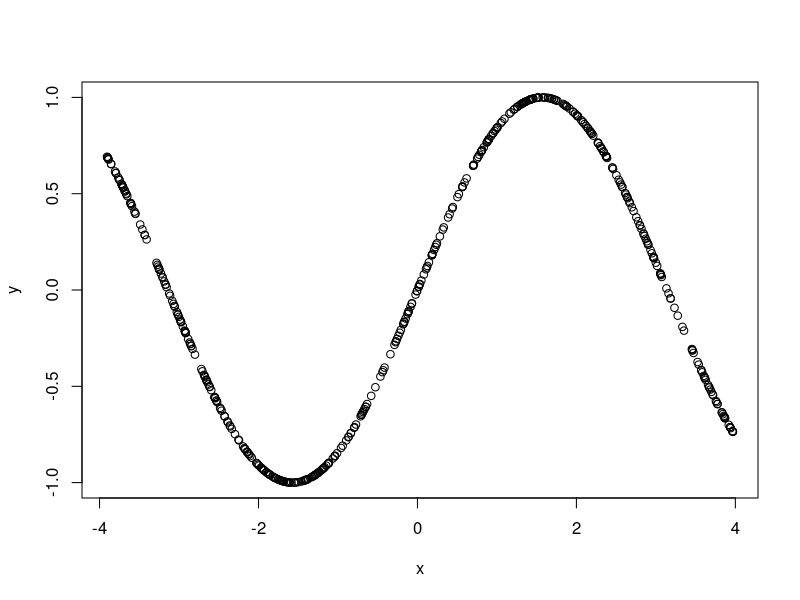

Source code (R): (Note: this script raises an error after producing the figure.)
# produce the training data in dat
x <- runif(500, -4, 4)
y <- sin(x)
dat <- cbind(x, y)
plot(dat)
gamma <- 0.01
h <- function(z) {
  # activation function (sigmoid)
  return(1 / (1 + exp(-z)))
}
hprime <- function(z) {
  # derivative of the activation function (sigmoid)
  return(h(z) * (1 - h(z)))
}
yhat <- function(x) {
  # prediction for point x
}
MSE <- function() {
  # mean squared error
}
# initialize parameters
w1 <- matrix(runif(2,-.1,.1), nrow = 2, ncol = 1)
b1 <- matrix(runif(2,-.1,.1), nrow = 2, ncol = 1)
w2 <- matrix(runif(2,-.1,.1), nrow = 1, ncol = 2)
b2 <- matrix(runif(1,-.1,.1), nrow = 1, ncol = 1)
res <- NULL

for (i in 1:100000) {
  if (i %% 1000 == 0) {
    res <- c(res, MSE())
  }
  # forward propagation
  q0 <- dat[j, 1]
  z1 = w
  q1 <- h(i)
  
  j <- sample(1:nrow(dat), 1)
  # backward propagation
  
  # parameter updating
}
plot(res, type = "l")
plot(dat)
points(dat[, 1], lapply(dat[, 1], yhat))


# Read the exercise entirely before starting. You are asked to implement the backpropagation algorithm
# for training a neural network for regression as it appears in the course textbook and slides. You can find
# the pseudocode below. The neural network has one hidden layer with two units. W denotes weights, b
# denotes intercepts, z denotes activation units, q denotes hidden units (i.e. the result of applying the
# activation function h to z), J denotes the squared error, and gamma denotes the learning rate. The
# superscript indicates the layer (0=input layer, 1=hidden layer, 2=output layer). All products are matrix
# products (%*% in R), except the one indicated with that is element-wise product (* in R). Note the use
# of matrix transposition in some steps (t() in R). Comment your code.


